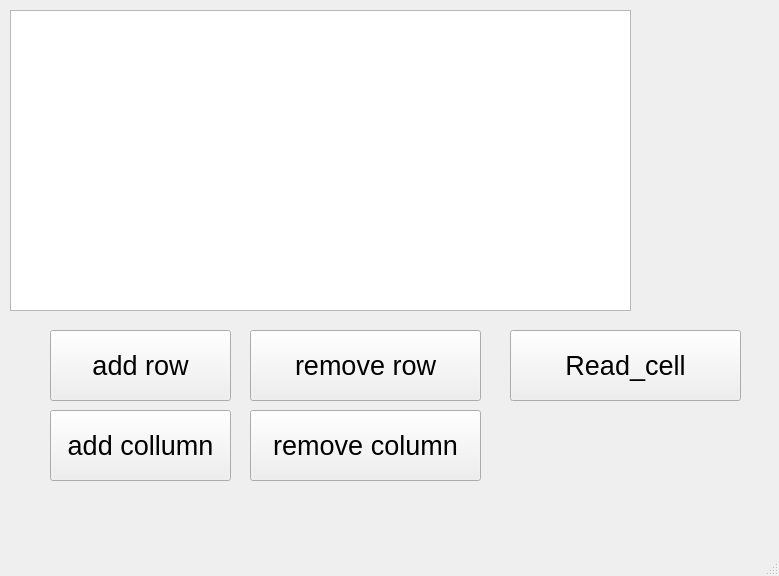
<?xml version="1.0" encoding="UTF-8"?>
<ui version="4.0">
 <class>MainWindow</class>
 <widget class="QMainWindow" name="MainWindow">
  <property name="geometry">
   <rect>
    <x>0</x>
    <y>0</y>
    <width>779</width>
    <height>576</height>
   </rect>
  </property>
  <property name="windowTitle">
   <string>MainWindow</string>
  </property>
  <widget class="QWidget" name="centralwidget">
   <widget class="QTableWidget" name="tableWidget">
    <property name="geometry">
     <rect>
      <x>10</x>
      <y>10</y>
      <width>621</width>
      <height>301</height>
     </rect>
    </property>
    <property name="font">
     <font>
      <pointsize>20</pointsize>
     </font>
    </property>
    <property name="editTriggers">
     <set>QAbstractItemView::AnyKeyPressed|QAbstractItemView::DoubleClicked|QAbstractItemView::EditKeyPressed</set>
    </property>
    <attribute name="horizontalHeaderCascadingSectionResizes">
     <bool>true</bool>
    </attribute>
    <attribute name="horizontalHeaderMinimumSectionSize">
     <number>20</number>
    </attribute>
    <attribute name="horizontalHeaderDefaultSectionSize">
     <number>100</number>
    </attribute>
    <attribute name="horizontalHeaderHighlightSections">
     <bool>true</bool>
    </attribute>
    <attribute name="horizontalHeaderShowSortIndicator" stdset="0">
     <bool>true</bool>
    </attribute>
    <attribute name="horizontalHeaderStretchLastSection">
     <bool>false</bool>
    </attribute>
   </widget>
   <widget class="QPushButton" name="Button_add_row">
    <property name="geometry">
     <rect>
      <x>50</x>
      <y>330</y>
      <width>181</width>
      <height>71</height>
     </rect>
    </property>
    <property name="font">
     <font>
      <pointsize>20</pointsize>
     </font>
    </property>
    <property name="text">
     <string>add row</string>
    </property>
   </widget>
   <widget class="QPushButton" name="Button_remove_row">
    <property name="geometry">
     <rect>
      <x>250</x>
      <y>330</y>
      <width>231</width>
      <height>71</height>
     </rect>
    </property>
    <property name="font">
     <font>
      <pointsize>20</pointsize>
     </font>
    </property>
    <property name="text">
     <string>remove row</string>
    </property>
   </widget>
   <widget class="QPushButton" name="Button_remove_column">
    <property name="geometry">
     <rect>
      <x>250</x>
      <y>410</y>
      <width>231</width>
      <height>71</height>
     </rect>
    </property>
    <property name="font">
     <font>
      <pointsize>20</pointsize>
     </font>
    </property>
    <property name="text">
     <string>remove column</string>
    </property>
   </widget>
   <widget class="QPushButton" name="Button_add_column">
    <property name="geometry">
     <rect>
      <x>50</x>
      <y>410</y>
      <width>181</width>
      <height>71</height>
     </rect>
    </property>
    <property name="font">
     <font>
      <pointsize>20</pointsize>
     </font>
    </property>
    <property name="text">
     <string>add collumn</string>
    </property>
   </widget>
   <widget class="QPushButton" name="Button_read_cell">
    <property name="geometry">
     <rect>
      <x>510</x>
      <y>330</y>
      <width>231</width>
      <height>71</height>
     </rect>
    </property>
    <property name="font">
     <font>
      <pointsize>20</pointsize>
     </font>
    </property>
    <property name="text">
     <string>Read_cell</string>
    </property>
   </widget>
  </widget>
  <widget class="QMenuBar" name="menubar">
   <property name="geometry">
    <rect>
     <x>0</x>
     <y>0</y>
     <width>779</width>
     <height>21</height>
    </rect>
   </property>
  </widget>
  <widget class="QStatusBar" name="statusbar"/>
 </widget>
 <resources/>
 <connections/>
</ui>
